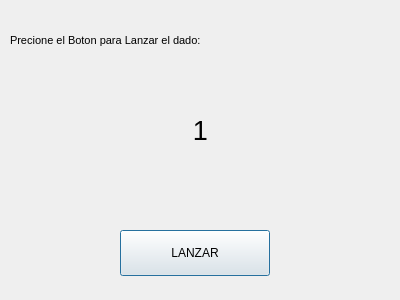
<?xml version="1.0" encoding="UTF-8"?>
<ui version="4.0">
 <class>Dialog</class>
 <widget class="QDialog" name="Dialog">
  <property name="geometry">
   <rect>
    <x>0</x>
    <y>0</y>
    <width>400</width>
    <height>300</height>
   </rect>
  </property>
  <property name="windowTitle">
   <string>Dialog</string>
  </property>
  <widget class="QLabel" name="label">
   <property name="geometry">
    <rect>
     <x>180</x>
     <y>100</y>
     <width>41</width>
     <height>61</height>
    </rect>
   </property>
   <property name="font">
    <font>
     <pointsize>20</pointsize>
    </font>
   </property>
   <property name="text">
    <string>1</string>
   </property>
   <property name="alignment">
    <set>Qt::AlignCenter</set>
   </property>
  </widget>
  <widget class="QLabel" name="label_2">
   <property name="geometry">
    <rect>
     <x>10</x>
     <y>10</y>
     <width>381</width>
     <height>61</height>
    </rect>
   </property>
   <property name="font">
    <font>
     <pointsize>8</pointsize>
    </font>
   </property>
   <property name="text">
    <string>Precione el Boton para Lanzar el dado:</string>
   </property>
  </widget>
  <widget class="QPushButton" name="pushButton">
   <property name="geometry">
    <rect>
     <x>120</x>
     <y>230</y>
     <width>150</width>
     <height>46</height>
    </rect>
   </property>
   <property name="text">
    <string>LANZAR</string>
   </property>
  </widget>
 </widget>
 <resources/>
 <connections/>
</ui>
